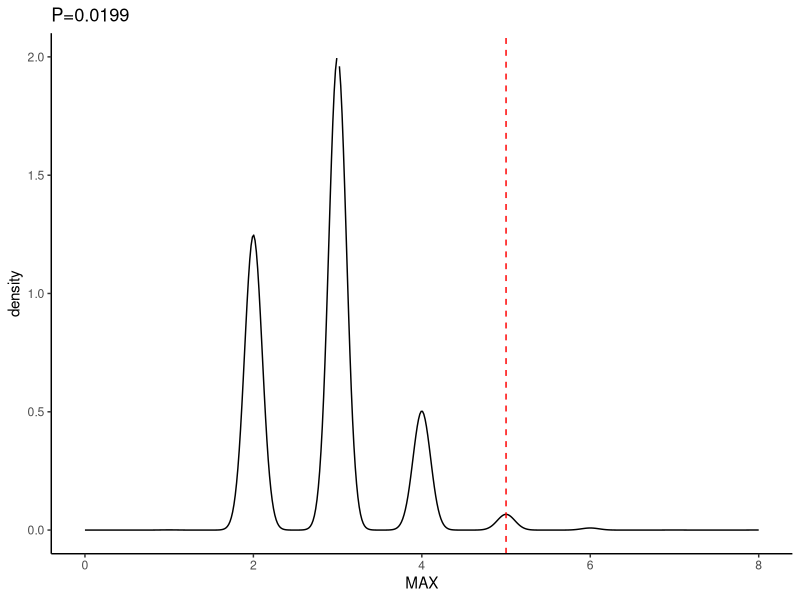
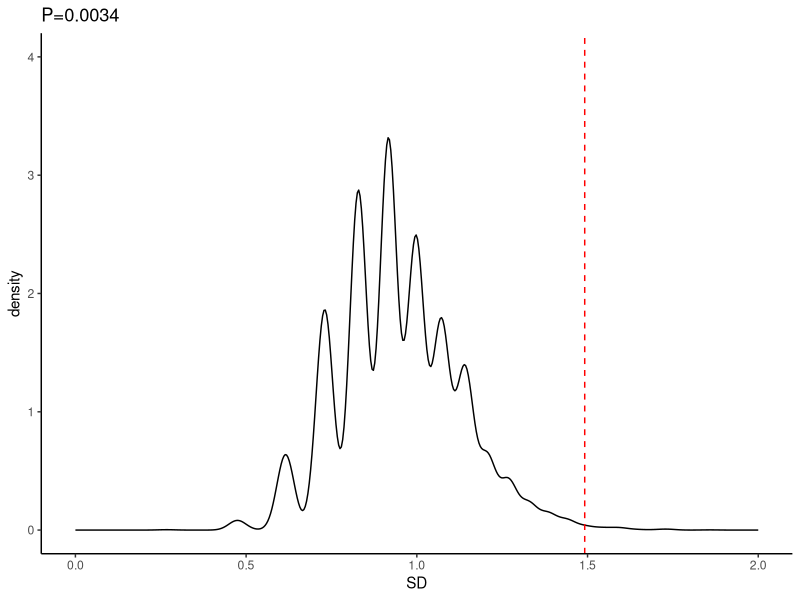
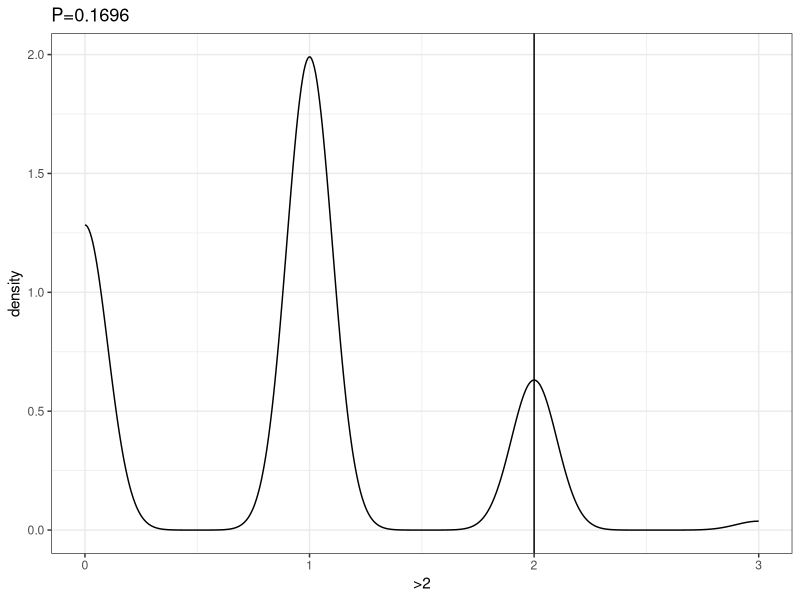
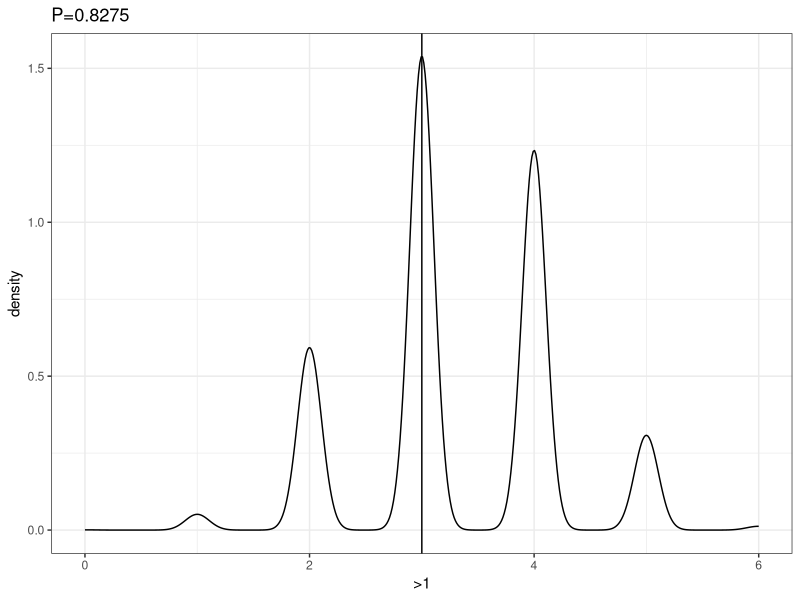
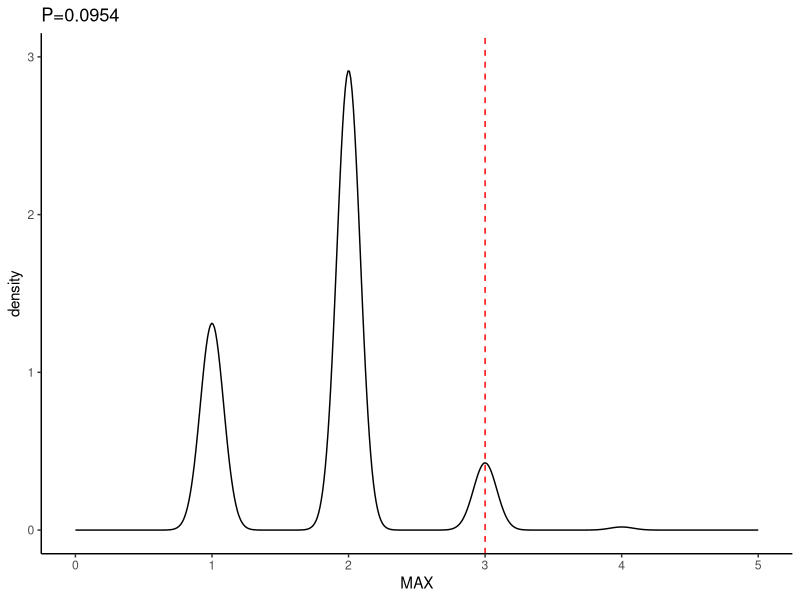
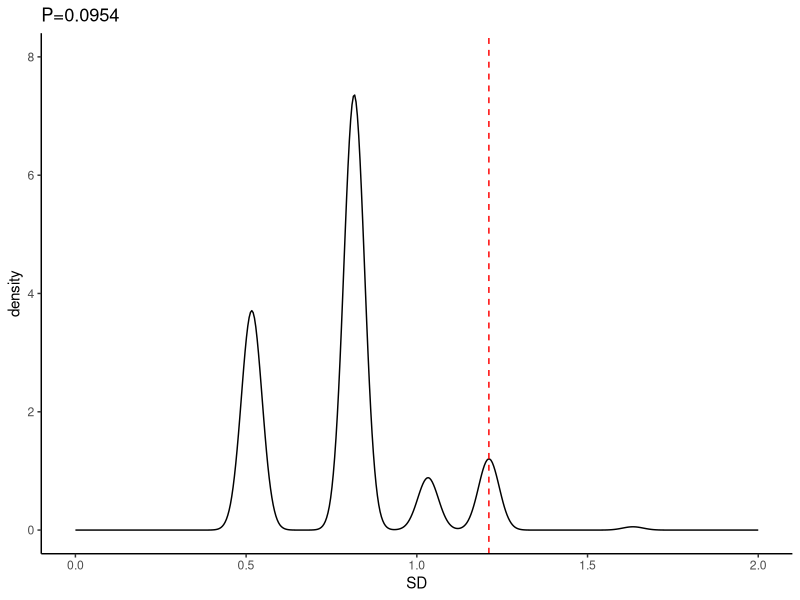
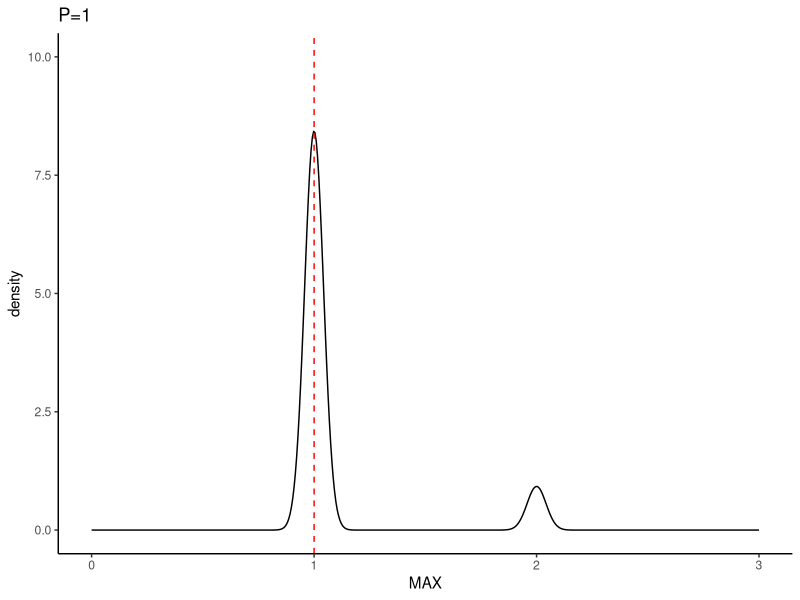
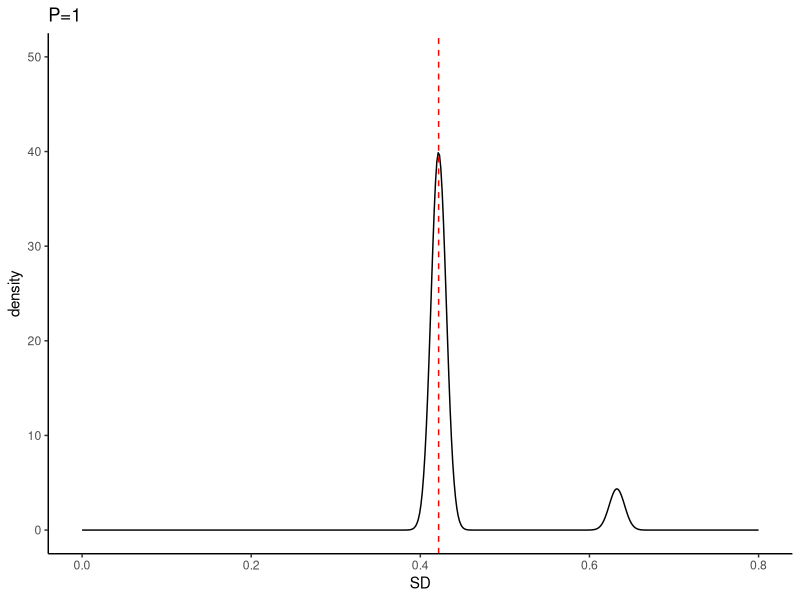

R code for these plots, in order:
##Plot for simulation of transmitted variants in each blastocysts

raw<-read.csv("Permutation_10000_13_in_14.csv",header=T)
library(ggplot2)
ggplot(raw,aes(x=MAX))+
	geom_density()+
	geom_vline(xintercept=5,col="red",linetype=2)+
	labs(title="P=0.0199")+
	xlim(0,8)+
	ylim(0,2)+
	theme_bw()+
	theme(panel.border = element_blank(), panel.grid.major = element_blank(),
panel.grid.minor = element_blank(), axis.line = element_line(colour = "black"))
	
ggplot(raw,aes(x=SD))+
	geom_density()+
	geom_vline(xintercept=1.49173547429654,col="red",linetype=2)+
	labs(title="P=0.0034")+
	xlim(0,2)+
	ylim(0,4)+
	theme_bw()+
	theme(panel.border = element_blank(), panel.grid.major = element_blank(),
panel.grid.minor = element_blank(), axis.line = element_line(colour = "black"))

ggplot(raw,aes(x=X.2.1))+
	geom_density()+
	geom_vline(xintercept=2)+
	labs(x=">2",title="P=0.1696")+
	theme_bw()

ggplot(raw,aes(x=X.1.1))+
	geom_density()+
	geom_vline(xintercept=3)+
	labs(x=">1",title="P=0.8275")+
	theme_bw()


raw<-read.csv("Permutation_10000_4_in_6.csv",header=T)
library(ggplot2)
ggplot(raw,aes(x=MAX))+
	geom_density()+
	geom_vline(xintercept=3,col="red",linetype=2)+
	labs(title="P=0.0954")+
	xlim(0,5)+
	ylim(0,3)+
	theme_bw()+
	theme(panel.border = element_blank(), panel.grid.major = element_blank(),
panel.grid.minor = element_blank(), axis.line = element_line(colour = "black"))
	
ggplot(raw,aes(x=SD))+
	geom_density()+
	geom_vline(xintercept=1.211060141639,col="red",linetype=2)+
	labs(title="P=0.0954")+
	xlim(0,2)+
	ylim(0,8)+
	theme_bw()+
	theme(panel.border = element_blank(), panel.grid.major = element_blank(),
panel.grid.minor = element_blank(), axis.line = element_line(colour = "black"))


raw<-read.csv("Permutation_10000_2_in_10.csv",header=T)
library(ggplot2)
ggplot(raw,aes(x=MAX))+
	geom_density()+
	geom_vline(xintercept=1,col="red",linetype=2)+
	labs(title="P=1")+
	xlim(0,3)+
	ylim(0,10)+
	theme_bw()+
	theme(panel.border = element_blank(), panel.grid.major = element_blank(),
panel.grid.minor = element_blank(), axis.line = element_line(colour = "black"))
	
ggplot(raw,aes(x=SD))+
	geom_density()+
	geom_vline(xintercept=0.421637021355784,col="red",linetype=2)+
	labs(title="P=1")+
	xlim(0,0.8)+
	ylim(0,50)+
	theme_bw()+
	theme(panel.border = element_blank(), panel.grid.major = element_blank(),
panel.grid.minor = element_blank(), axis.line = element_line(colour = "black"))
